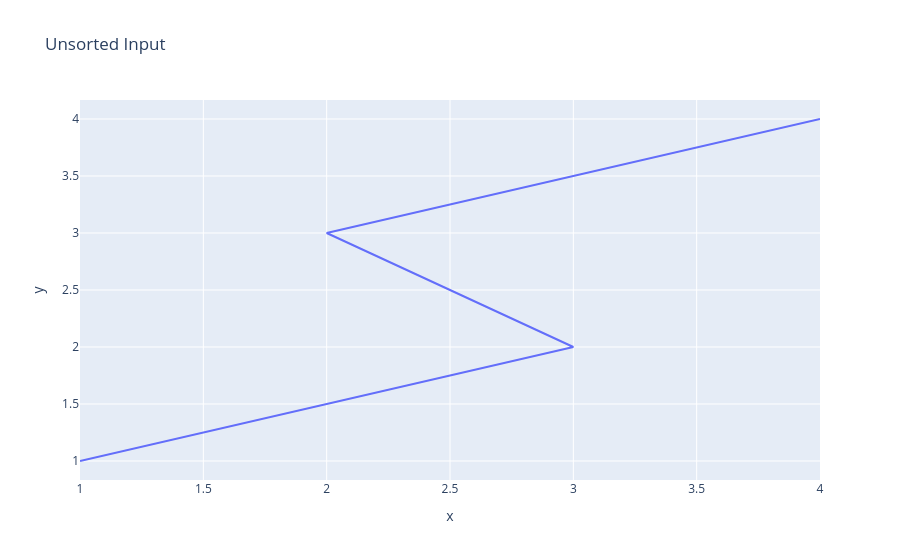
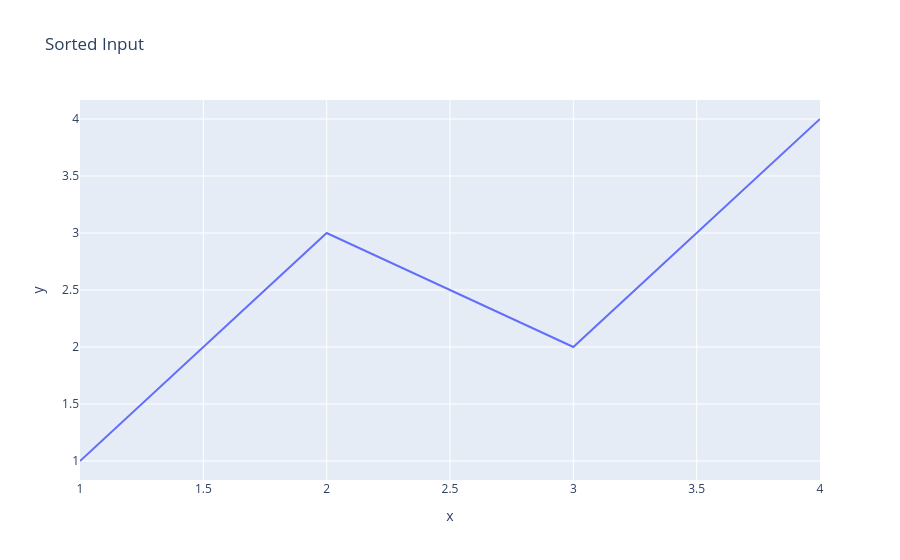

The code cell stored with these charts, in order, in its notebook:
### Code cell
import pandas as pd

df = pd.DataFrame(dict(
    x = [1, 3, 2, 4],
    y = [1, 2, 3, 4]
))
fig = px.line(df, x="x", y="y", title="Unsorted Input") 
fig.show()

df = df.sort_values(by="x")
fig = px.line(df, x="x", y="y", title="Sorted Input") 
fig.show()

### Figure 1 — Plotly figure (JSON) as saved in the notebook; plotly's stock layout.template omitted (floating-point values rounded to 4 significant figures)
{"data": [{"hovertemplate": "x=%{x}<br>y=%{y}<extra></extra>", "legendgroup": "", "line": {"color": "#636efa", "dash": "solid"}, "marker": {"symbol": "circle"}, "mode": "lines", "name": "", "orientation": "v", "showlegend": false, "type": "scatter", "x": [1, 3, 2, 4], "xaxis": "x", "y": [1, 2, 3, 4], "yaxis": "y"}], "layout": {"legend": {"tracegroupgap": 0}, "title": {"text": "Unsorted Input"}, "xaxis": {"anchor": "y", "domain": [0, 1], "title": {"text": "x"}}, "yaxis": {"anchor": "x", "domain": [0, 1], "title": {"text": "y"}}}}

### Figure 2 — Plotly figure (JSON) as saved in the notebook; plotly's stock layout.template omitted (floating-point values rounded to 4 significant figures)
{"data": [{"hovertemplate": "x=%{x}<br>y=%{y}<extra></extra>", "legendgroup": "", "line": {"color": "#636efa", "dash": "solid"}, "marker": {"symbol": "circle"}, "mode": "lines", "name": "", "orientation": "v", "showlegend": false, "type": "scatter", "x": [1, 2, 3, 4], "xaxis": "x", "y": [1, 3, 2, 4], "yaxis": "y"}], "layout": {"legend": {"tracegroupgap": 0}, "title": {"text": "Sorted Input"}, "xaxis": {"anchor": "y", "domain": [0, 1], "title": {"text": "x"}}, "yaxis": {"anchor": "x", "domain": [0, 1], "title": {"text": "y"}}}}
